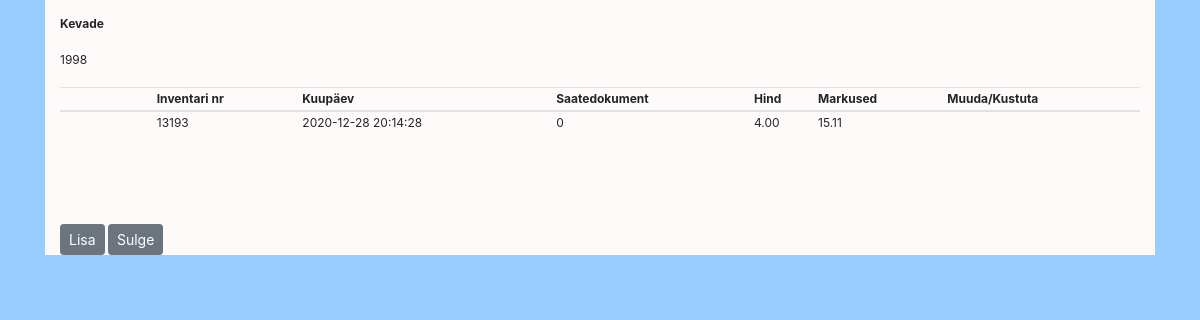
The page /meedia_eksemplar_book.php?id=5402 on the database its author committed.
### tables this page shows
CREATE TABLE IF NOT EXISTS `meedia` (
  `id` int(11) NOT NULL AUTO_INCREMENT,
  `meedia_liik` varchar(10) DEFAULT NULL,
  `ISBN` varchar(25) DEFAULT NULL,
  `pealkiri` varchar(150) DEFAULT NULL,
  `sari` int(11) DEFAULT NULL,
  `klass` varchar(10) DEFAULT NULL,
  `andmekandja` int(11) DEFAULT NULL,
  `autor` varchar(225) DEFAULT NULL,
  `aasta` int(11) DEFAULT NULL,
  `liik` int(11) DEFAULT NULL,
  `keel` int(11) DEFAULT NULL,
  `valjaandja` int(11) DEFAULT NULL,
  `kogus` int(11) DEFAULT NULL,
  `riiul` varchar(5) DEFAULT NULL,
  `marksona` varchar(255) DEFAULT NULL,
  `markused` varchar(255) DEFAULT NULL,
  PRIMARY KEY (`id`),
  KEY `FK_raamat_keel` (`keel`),
  KEY `FK_raamat_andmekandja` (`andmekandja`),
  KEY `FK_raamat_liik` (`liik`),
  KEY `FK_raamat_valjaandja` (`valjaandja`),
  KEY `FK_raamat_marskona` (`marksona`(250))
);

CREATE TABLE IF NOT EXISTS `meedia_eksemplar` (
  `id` int(11) NOT NULL AUTO_INCREMENT,
  `meedia` int(11) NOT NULL,
  `p_id` int(11) NOT NULL,
  `inventari_nr` int(11) NOT NULL,
  `kuupaev` datetime NOT NULL DEFAULT CURRENT_TIMESTAMP,
  `hind` decimal(15,2) NOT NULL,
  `kogus` int(11) NOT NULL,
  `müüdud_kogus` int(11) NOT NULL,
  `saatedokument` int(11) NOT NULL,
  `mahakandmisakt` int(11) NOT NULL,
  `number` varchar(15) NOT NULL,
  `markused` varchar(255) NOT NULL,
  PRIMARY KEY (`id`),
  KEY `fk_meediaeks_meedia` (`meedia`),
  KEY `fk_mahakandmine` (`mahakandmisakt`)
);

### meedia_eksemplar_book.php (the view, shortened to what this page needs)
<?php
include_once("config.php");
?>
<!DOCTYPE html>
<html>
<head>
<link rel="stylesheet" href="style.css" type="text/css"/>
<link rel="stylesheet" href="https://cdn.jsdelivr.net/npm/bootstrap@4.5.3/dist/css/bootstrap.min.css">
</head>
<body>
     <div class="container" >
         <div class="row" id="borrow" style="background-color:snow;">
             <div class="col"  style="margin-top:15px; font-size:12px;"  >
  <?php
$id = $_GET['id'];
$result = mysqli_query($conn, "SELECT * FROM meedia WHERE id=$id") ;
 if (mysqli_num_rows($result) > 0) {
  while($row = mysqli_fetch_assoc($result)) {
    echo "<strong> ". $row["pealkiri"]. "</strong> <br>  " . $row["autor"]. "<br> " . $row["aasta"]."<br>";
  }
}
?>
  <br>
<table id="editable_table"  class="table table-sm table-hover " style="font-size:12px;" >
    <thead>
		<tr>
		<th>Inventari nr</th>
		<th>Kuupäev</th>
		<th>Saatedokument</th>
        <th>Hind</th>
        <th>Markused</th>
        <th>Muuda/Kustuta</th>
        </tr>
        </thead>
    <tbody>
<?php
$id = $_GET['id'];
$sql= "select meedia.id, meedia_eksemplar.id, meedia_eksemplar.meedia, meedia_eksemplar.inventari_nr, meedia_eksemplar.kuupaev, meedia_eksemplar.saatedokument, meedia_eksemplar.hind, meedia_eksemplar.markused from (meedia_eksemplar
      left join meedia on meedia_eksemplar.meedia = meedia.id) where meedia.id=$id ";
$result = mysqli_query($conn, $sql) or die("error:".mysqli_error($conn));
 if (mysqli_num_rows($result) > 0) {
  while($row = mysqli_fetch_array($result)) {
    echo '
  <tr>
   <td style="visibility:hidden;">'.$row["id"].'</td>
	<td >'.$row["inventari_nr"].'</td>
	<td>'.$row["kuupaev"].'</td>
	<td>'.$row["saatedokument"].'</td>
	<td>'.$row["hind"].'</td>
	<td>'.$row["markused"].'</td>
  </tr> '; }
 }
?>
    </tbody>
                 </table>
             </div> </div>
    <div class="row" id="borrow" style="background-color:snow;">
  <div class="col"  style="margin-top:15px; font-size:12px;"  >
                 <input id="info" type="button" value="Lisa" class="btn btn-secondary btn-sm">
                <button onclick="self.close()" class="btn btn-secondary btn-sm">Sulge</button>
         </div>   </div>   </div>
</body>
</html>

### style.css (style rules this page uses)
body { background-color: #99CCFF !important; ; }
#editable_table { font-size:12px; }
#editable_table th, #editable_table td { padding: 2px; }
#editable_table th { top: 0; position: sticky; background-color: snow; }
#borrow { background-color: #C0C0C0; margin: auto; }

### rows shown on the page
meedia: pealkiri "Kevade", aasta "1998"
meedia_eksemplar: inventari_nr "13193", kuupaev "2020-12-28 20:14:28", saatedokument "0", hind "4.00", markused "15.11"
